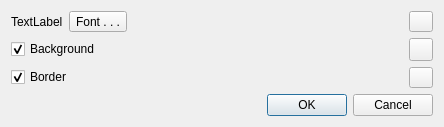
<?xml version="1.0" encoding="UTF-8"?>
<ui version="4.0">
 <class>textPropertiesDialog</class>
 <widget class="QDialog" name="textPropertiesDialog">
  <property name="geometry">
   <rect>
    <x>0</x>
    <y>0</y>
    <width>444</width>
    <height>127</height>
   </rect>
  </property>
  <property name="windowTitle">
   <string>Label Properties . . </string>
  </property>
  <layout class="QVBoxLayout" name="verticalLayout">
   <item>
    <layout class="QGridLayout" name="gridLayout">
     <item row="0" column="2">
      <spacer name="horizontalSpacer">
       <property name="orientation">
        <enum>Qt::Horizontal</enum>
       </property>
       <property name="sizeHint" stdset="0">
        <size>
         <width>40</width>
         <height>20</height>
        </size>
       </property>
      </spacer>
     </item>
     <item row="0" column="1">
      <widget class="QgsFontButton" name="fntButton">
       <property name="minimumSize">
        <size>
         <width>0</width>
         <height>21</height>
        </size>
       </property>
       <property name="text">
        <string>Font . . .</string>
       </property>
       <property name="mode">
        <enum>QgsFontButton::ModeQFont</enum>
       </property>
      </widget>
     </item>
     <item row="1" column="3">
      <widget class="QgsColorButton" name="backgroundColor">
       <property name="color">
        <color>
         <red>255</red>
         <green>255</green>
         <blue>255</blue>
        </color>
       </property>
       <property name="defaultColor">
        <color>
         <red>255</red>
         <green>255</green>
         <blue>255</blue>
        </color>
       </property>
      </widget>
     </item>
     <item row="0" column="3">
      <widget class="QgsColorButton" name="fntColor">
       <property name="minimumSize">
        <size>
         <width>24</width>
         <height>21</height>
        </size>
       </property>
       <property name="color">
        <color>
         <red>0</red>
         <green>0</green>
         <blue>0</blue>
        </color>
       </property>
       <property name="defaultColor">
        <color>
         <red>0</red>
         <green>0</green>
         <blue>0</blue>
        </color>
       </property>
      </widget>
     </item>
     <item row="1" column="0" colspan="3">
      <widget class="QCheckBox" name="cbBackground">
       <property name="text">
        <string>Background</string>
       </property>
       <property name="checked">
        <bool>true</bool>
       </property>
      </widget>
     </item>
     <item row="0" column="0">
      <widget class="QLabel" name="label">
       <property name="text">
        <string>TextLabel</string>
       </property>
      </widget>
     </item>
     <item row="2" column="0" colspan="3">
      <widget class="QCheckBox" name="cbFrame">
       <property name="text">
        <string>Border</string>
       </property>
       <property name="checked">
        <bool>true</bool>
       </property>
      </widget>
     </item>
     <item row="2" column="3">
      <widget class="QgsColorButton" name="frameColor">
       <property name="minimumSize">
        <size>
         <width>24</width>
         <height>16</height>
        </size>
       </property>
       <property name="color">
        <color>
         <red>0</red>
         <green>0</green>
         <blue>0</blue>
        </color>
       </property>
       <property name="defaultColor">
        <color>
         <red>0</red>
         <green>0</green>
         <blue>0</blue>
        </color>
       </property>
      </widget>
     </item>
    </layout>
   </item>
   <item>
    <widget class="QDialogButtonBox" name="buttonBox">
     <property name="orientation">
      <enum>Qt::Horizontal</enum>
     </property>
     <property name="standardButtons">
      <set>QDialogButtonBox::Cancel|QDialogButtonBox::Ok</set>
     </property>
    </widget>
   </item>
  </layout>
 </widget>
 <customwidgets>
  <customwidget>
   <class>QgsColorButton</class>
   <extends>QToolButton</extends>
   <header>qgscolorbutton.h</header>
  </customwidget>
  <customwidget>
   <class>QgsFontButton</class>
   <extends>QToolButton</extends>
   <header>qgsfontbutton.h</header>
  </customwidget>
 </customwidgets>
 <resources/>
 <connections>
  <connection>
   <sender>buttonBox</sender>
   <signal>accepted()</signal>
   <receiver>textPropertiesDialog</receiver>
   <slot>accept()</slot>
   <hints>
    <hint type="sourcelabel">
     <x>248</x>
     <y>254</y>
    </hint>
    <hint type="destinationlabel">
     <x>157</x>
     <y>274</y>
    </hint>
   </hints>
  </connection>
  <connection>
   <sender>buttonBox</sender>
   <signal>rejected()</signal>
   <receiver>textPropertiesDialog</receiver>
   <slot>reject()</slot>
   <hints>
    <hint type="sourcelabel">
     <x>316</x>
     <y>260</y>
    </hint>
    <hint type="destinationlabel">
     <x>286</x>
     <y>274</y>
    </hint>
   </hints>
  </connection>
 </connections>
</ui>
